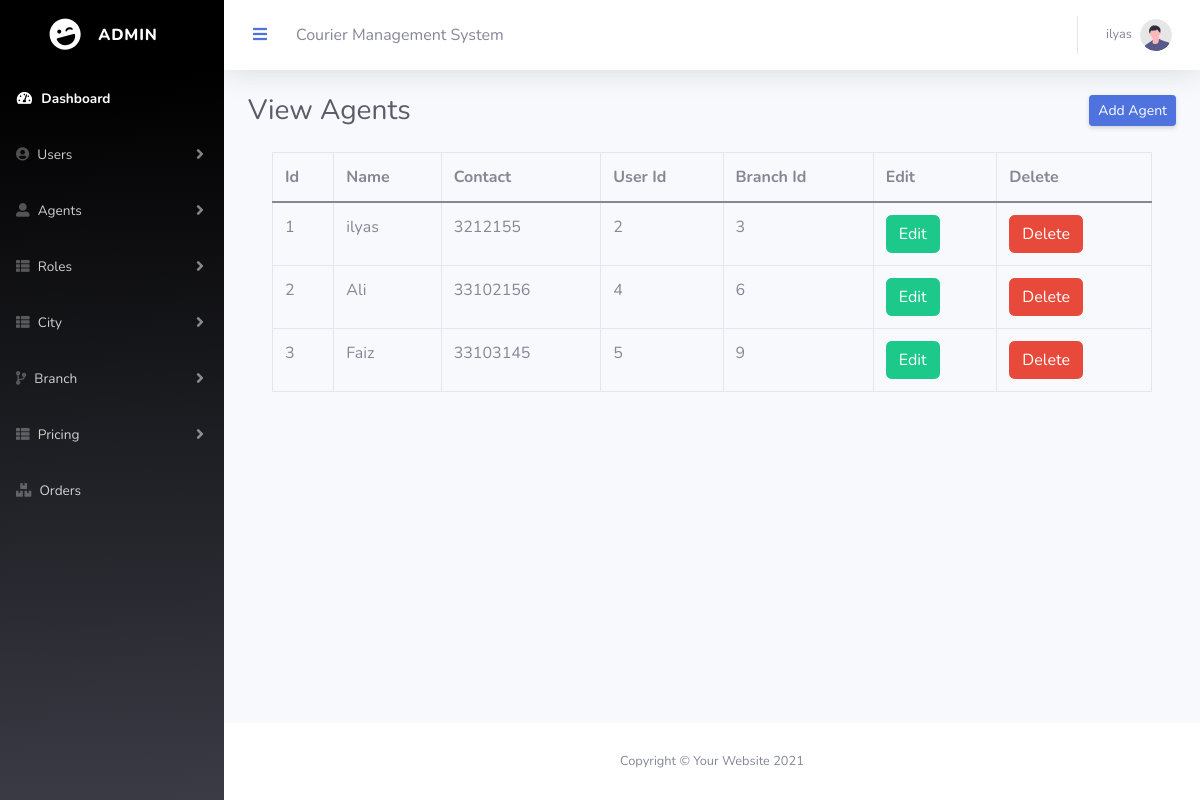
The app's page /Eproject/admin/agentlist.php (signed in), older data.
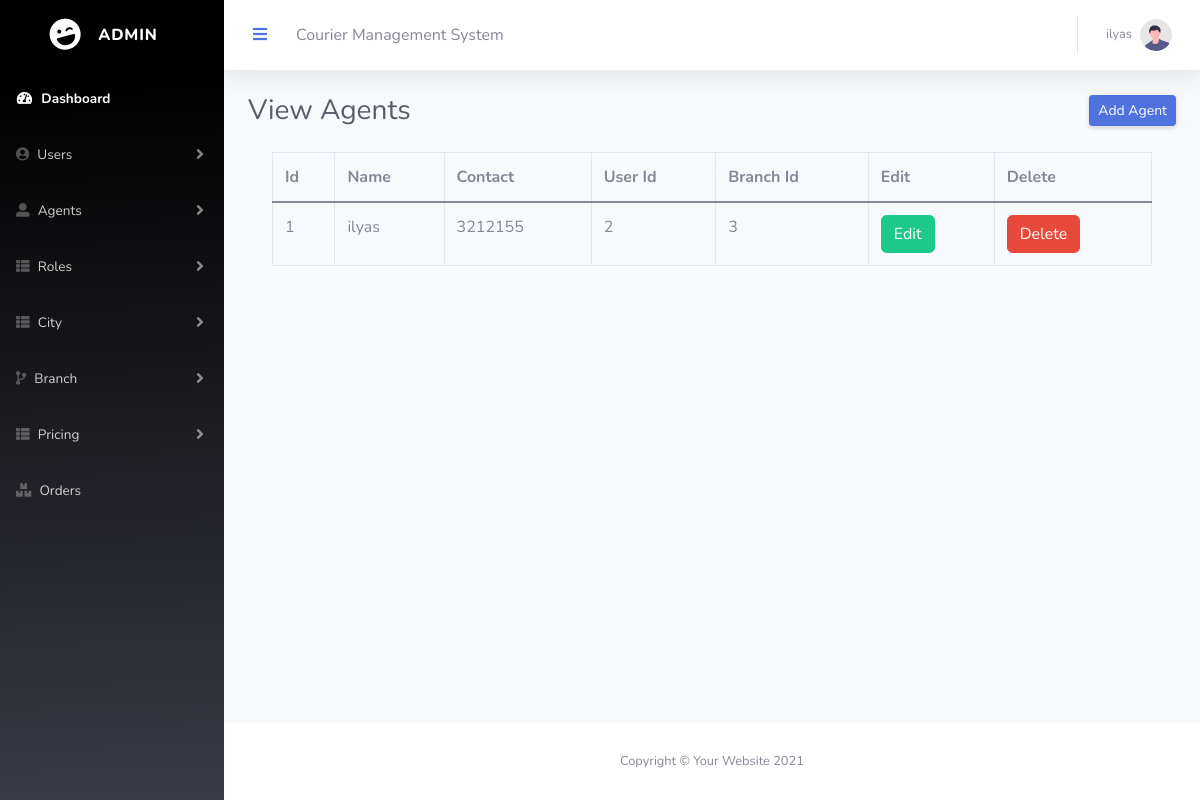
The same page, newer data.
### tables this page shows
CREATE TABLE `tbl_agent` (
  `a_id` int(11) NOT NULL,
  `u_id` int(11) NOT NULL,
  `a_contact` int(11) NOT NULL,
  `b_id` int(11) NOT NULL,
  `status` int(11) NOT NULL,
  `agent_name` varchar(200) NOT NULL
);

### Eproject/admin/agentlist.php (the view, shortened to what this page needs)
<?php
include('connection.php');
$select_q ='SELECT * FROM `tbl_agent` WHERE status=0';
$run_q = mysqli_query($conn, $select_q);
?>
                <?php include('topbar.php')?>
                <div class="container-fluid">
                    <div class="d-sm-flex align-items-center justify-content-between mb-4">
                        <h1 class="h3 mb-0 text-gray-800">View Agents</h1>
                        <a href="agentadd.php" class="d-none d-sm-inline-block btn btn-sm btn-primary shadow-sm"> Add Agent</a>
                    </div>
<div class="container">
<table class="table table-bordered">
  <thead>
    <tr>
      <th>Id</th>
      <th>Name</th>
      <th>Contact</th>
      <th>User Id</th>
      <th>Branch Id</th>
      <th>Edit</th>
      <th>Delete</th>
    </tr>
  </thead>
  <tbody>
    <?php while($row = mysqli_fetch_array($run_q)){?>
    <tr>
    <td><?php echo $row['a_id'];?></td>
      <td><?php echo $row['agent_name'];?></td>
      <td><?php echo $row['a_contact'];?></td>
      <td><?php echo $row['u_id'];?></td>
      <td><?php echo $row['b_id'];?></td>
      <td><a href="editagent.php?id=<?php echo $row['a_id'];?>" class="btn btn-success">Edit</a></td>
      <td><a href="deleteagent.php?id=<?php echo $row['a_id'];?>" class="btn btn-danger">Delete</a></td>
    </tr>
  <?php } ?>
  </tbody>
</table>
</div>
                </div>
            </div>
       <?php include('footer.php')?>

Row changes from the older to the newer data that the page shows:
removed tbl_agent: a_id "2", agent_name "Ali", a_contact "33102156", u "4", b "6"
removed tbl_agent: a_id "3", agent_name "Faiz", a_contact "33103145", u "5", b "9"
